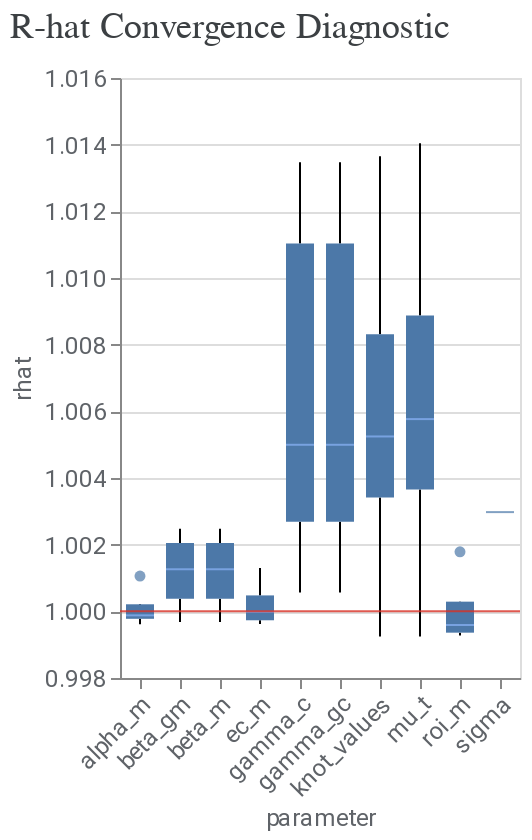

This figure's notebook cell:
### Markdown cell above
Diagnose the model

### Code cell
model_diagnostics = visualizer.ModelDiagnostics(mmm)
model_diagnostics.plot_rhat_boxplot()

### Figure 1 — Vega-Lite specification as saved in the notebook (floating-point values rounded to 4 significant figures; data arrays with more than 128 entries replaced by an {"elided": "..."} marker saying what was removed)
{"config": {"view": {"continuousWidth": 400, "continuousHeight": 300}, "axis": {"labelColor": "#5F6368", "labelFont": "Roboto", "labelFontSize": 12, "titleColor": "#5F6368", "titleFont": "Roboto", "titleFontSize": 12, "titleFontWeight": "normal"}}, "layer": [{"data": {"name": "data-776d379826ee55c6bc828077161b7fde"}, "mark": {"type": "boxplot", "median": {"color": "#8AB4F8"}, "outliers": {"filled": true}}, "encoding": {"x": {"axis": {"labelAngle": -45}, "field": "parameter", "type": "nominal"}, "y": {"field": "rhat", "scale": {"zero": false}, "type": "quantitative"}}}, {"data": {"name": "empty"}, "mark": {"type": "rule", "color": "#D93025", "opacity": 0.8}, "encoding": {"y": {"datum": 1}}}], "title": {"text": "R-hat Convergence Diagnostic", "anchor": "start", "color": "#3C4043", "font": "Google Sans Display", "fontSize": 18, "fontWeight": "normal", "offset": 10}, "$schema": "https://vega.github.io/schema/vega-lite/v4.17.0.json", "datasets": {"data-776d379826ee55c6bc828077161b7fde": {"elided": "218 records"}, "empty": [{}]}}
